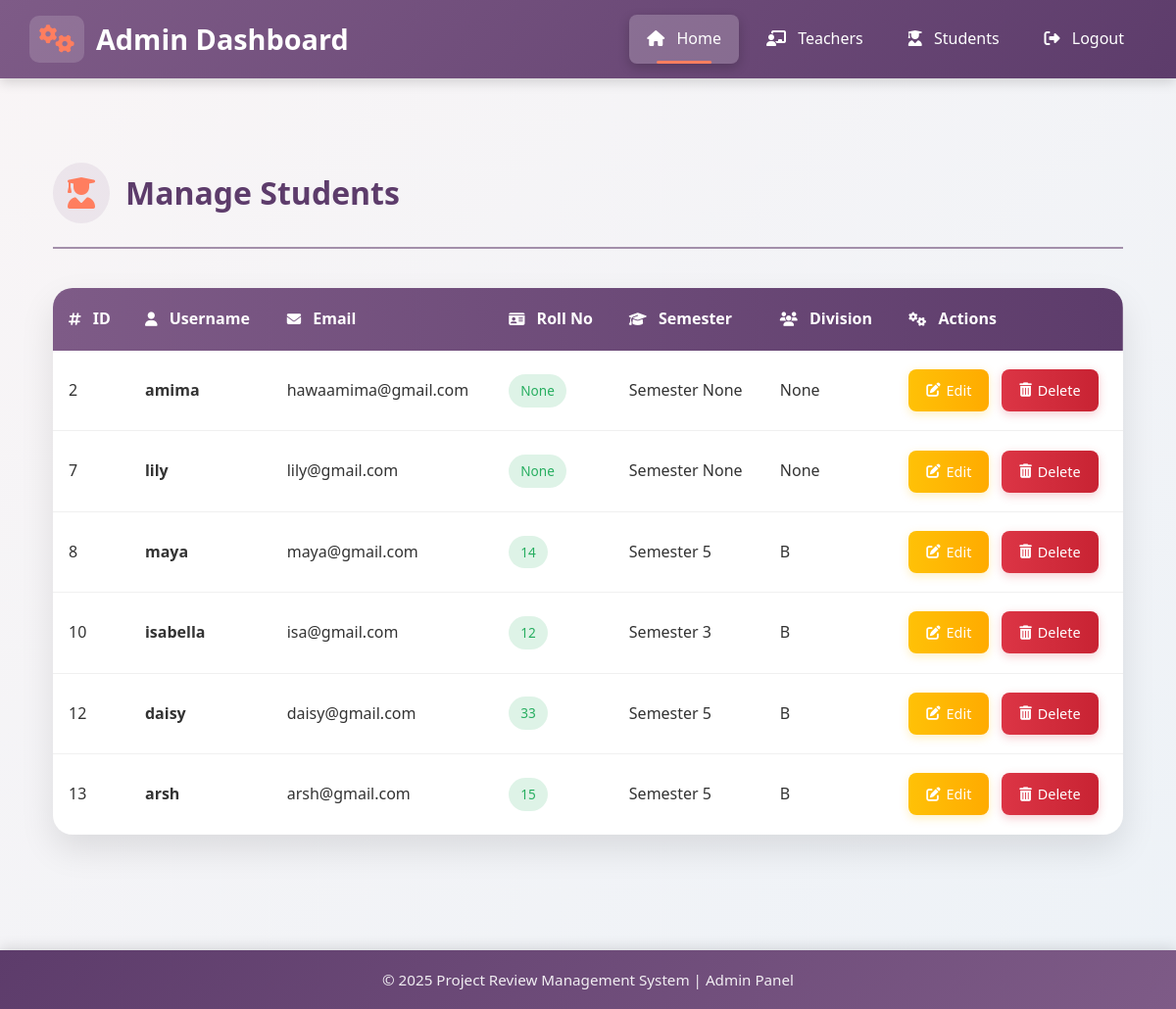
The page /dashboard/manage-students/ on the database as committed earlier.
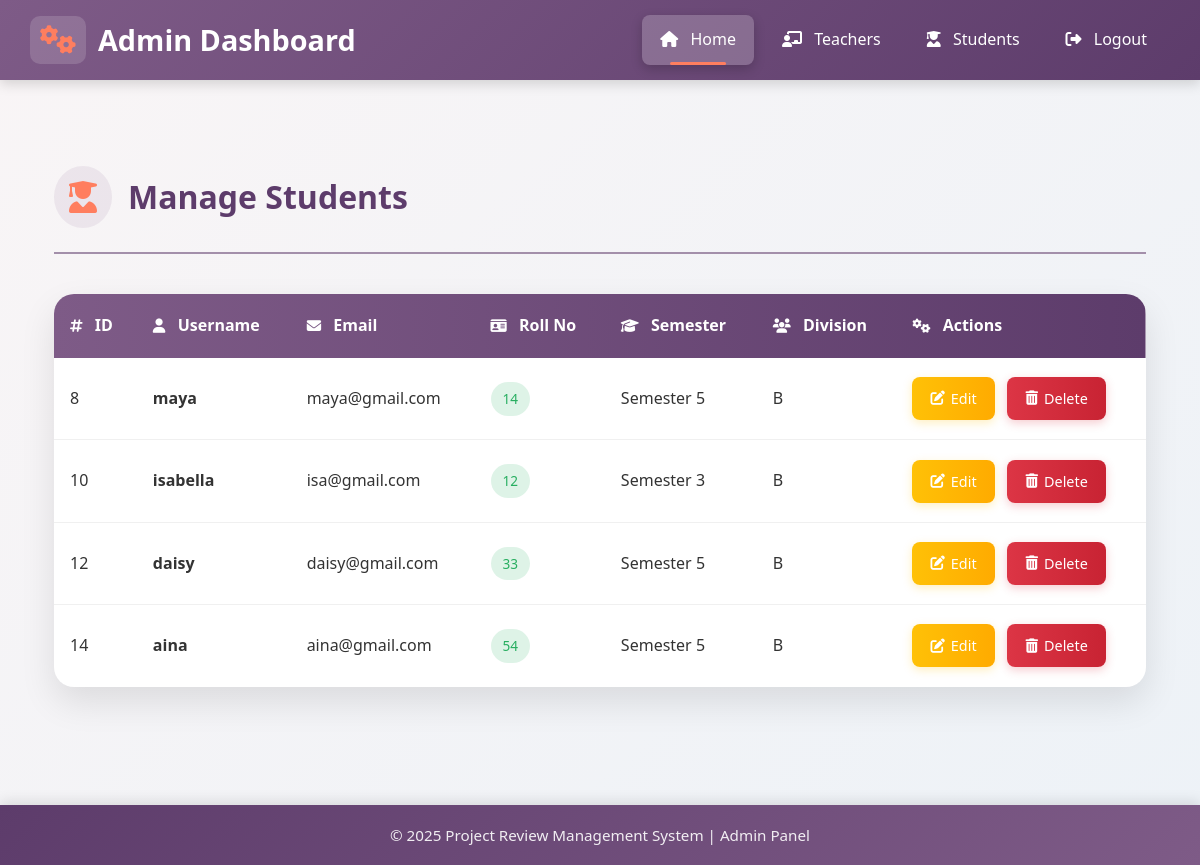
The same page on the database as committed later.
### project_review_app/models.py (models this page shows, shortened)
class CustomUser(AbstractUser):
    ROLE_CHOICES = (
        ('teacher', 'Teacher'),
        ('student', 'Student'),
        ('admin', 'Admin'),
    )
    DIVISION_CHOICES = (
        ('A', 'Division A'),
        ('B', 'Division B'),
        ('C', 'Division C'),
    )
    SEMESTER_CHOICES = (
        (1, 'Semester 1'),
        (2, 'Semester 2'),
        (3, 'Semester 3'),
        (4, 'Semester 4'),
        (5, 'Semester 5'),
        (6, 'Semester 6'),
    )
    role = models.CharField(max_length=10, choices=ROLE_CHOICES)
    email = models.EmailField(unique=True)
    division = models.CharField(max_length=1, choices=DIVISION_CHOICES, blank=True, null=True)
    roll_no = models.CharField(max_length=20, blank=True, null=True)
    semester = models.PositiveIntegerField(choices=SEMESTER_CHOICES, blank=True, null=True)
    department = models.CharField(max_length=100, blank=True, null=True)
    subject = models.CharField(max_length=100, blank=True, null=True)

### project_review_app/views.py (the view)
# urls.py: path("dashboard/manage-students/", views.manage_students, name="manage_students"),
def manage_students(request):
    students = CustomUser.objects.filter(role="student")
    return render(request, "admin/manage_students.html", {"students": students})

### templates/admin/manage_students.html (shortened to what this page needs)
{% extends "base_admin.html" %}
{% load static %}
{% block content %}
<div class="student-management-container">
    <div class="page-header">
        <h1 class="page-title">
            <i class="fas fa-user-graduate"></i> Manage Students
        </h1>
    </div>
    <div class="student-table-container">
        <table class="student-table">
            <thead>
                <tr>
                    <th><i class="fas fa-hashtag"></i> ID</th>
                    <th><i class="fas fa-user"></i> Username</th>
                    <th><i class="fas fa-envelope"></i> Email</th>
                    <th><i class="fas fa-id-card"></i> Roll No</th>
                    <th><i class="fas fa-graduation-cap"></i> Semester</th>
                    <th><i class="fas fa-users"></i> Division</th>
                    <th><i class="fas fa-cogs"></i> Actions</th>
                </tr>
            </thead>
            <tbody>
                {% for student in students %}
                <tr>
                    <td>{{ student.id }}</td>
                    <td>
                        <strong>{{ student.username }}</strong>
                    </td>
                    <td>{{ student.email }}</td>
                    <td>
                        <span class="status-badge status-active">{{ student.roll_no }}</span>
                    </td>
                    <td>Semester {{ student.semester }}</td>
                    <td>{{ student.division }}</td>
                    <td>
                        <div class="action-buttons">
                            <a href="{% url 'edit_student' student.id %}" class="btn-edit">
                                <i class="fas fa-edit"></i> Edit
                            </a>
                            <a href="{% url 'delete_student' student.id %}" class="btn-delete">
                                <i class="fas fa-trash-alt"></i> Delete
                            </a>
                        </div>
                    </td>
                </tr>
                {% endfor %}
            </tbody>
        </table>
    </div>
</div>
{% endblock %}

Rows that differ between the two databases and show on the page:
removed CustomUser: id "2", username "amima", email "hawaamima@gmail.com", roll_no "None", semester "None", division "None"
removed CustomUser: id "7", username "lily", email "lily@gmail.com", roll_no "None", semester "None", division "None"
removed CustomUser: id "13", username "arsh", email "arsh@gmail.com", roll_no "15", semester "5", division "B"
added CustomUser: id "14", username "aina", email "aina@gmail.com", roll_no "54", semester "5", division "B"
